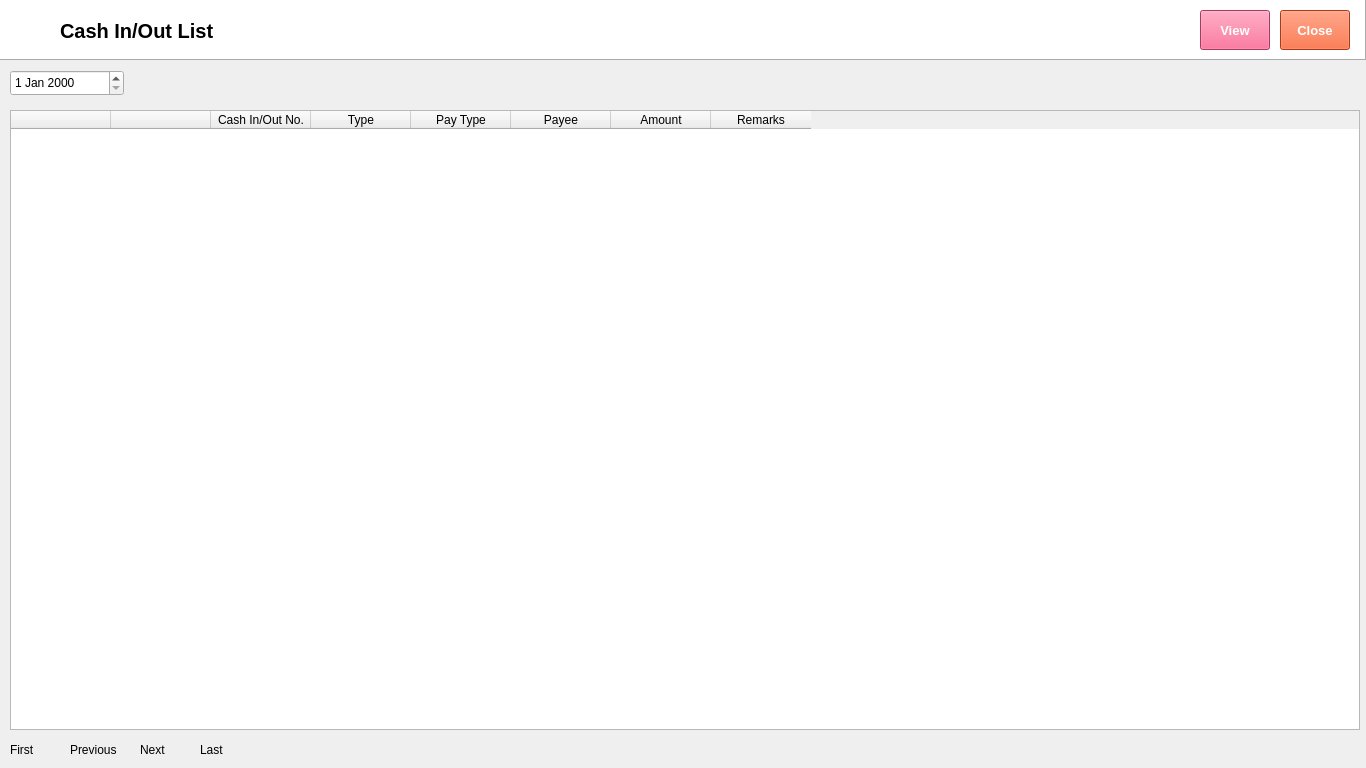
<?xml version="1.0" encoding="UTF-8"?>
<ui version="4.0">
 <class>Form</class>
 <widget class="QWidget" name="Form">
  <property name="geometry">
   <rect>
    <x>0</x>
    <y>0</y>
    <width>1366</width>
    <height>768</height>
   </rect>
  </property>
  <property name="font">
   <font>
    <family>Segoe UI</family>
    <pointsize>9</pointsize>
   </font>
  </property>
  <property name="windowTitle">
   <string>Form</string>
  </property>
  <widget class="QFrame" name="frame">
   <property name="geometry">
    <rect>
     <x>0</x>
     <y>0</y>
     <width>1366</width>
     <height>60</height>
    </rect>
   </property>
   <property name="autoFillBackground">
    <bool>false</bool>
   </property>
   <property name="styleSheet">
    <string notr="true">background-color: rgb(255, 255, 255);</string>
   </property>
   <property name="frameShape">
    <enum>QFrame::Panel</enum>
   </property>
   <property name="frameShadow">
    <enum>QFrame::Raised</enum>
   </property>
   <widget class="QLabel" name="label">
    <property name="geometry">
     <rect>
      <x>10</x>
      <y>10</y>
      <width>38</width>
      <height>32</height>
     </rect>
    </property>
    <property name="text">
     <string/>
    </property>
    <property name="pixmap">
     <pixmap>../../python-pos/img/Disbursement.png</pixmap>
    </property>
    <property name="scaledContents">
     <bool>true</bool>
    </property>
   </widget>
   <widget class="QLabel" name="label_2">
    <property name="geometry">
     <rect>
      <x>60</x>
      <y>10</y>
      <width>161</width>
      <height>41</height>
     </rect>
    </property>
    <property name="font">
     <font>
      <family>Segoe UI</family>
      <pointsize>15</pointsize>
      <weight>75</weight>
      <bold>true</bold>
     </font>
    </property>
    <property name="text">
     <string>Cash In/Out List</string>
    </property>
    <property name="textFormat">
     <enum>Qt::PlainText</enum>
    </property>
   </widget>
   <widget class="QPushButton" name="pushButton">
    <property name="geometry">
     <rect>
      <x>1200</x>
      <y>10</y>
      <width>70</width>
      <height>40</height>
     </rect>
    </property>
    <property name="font">
     <font>
      <family>Segoe UI</family>
      <pointsize>10</pointsize>
      <weight>75</weight>
      <bold>true</bold>
     </font>
    </property>
    <property name="autoFillBackground">
     <bool>false</bool>
    </property>
    <property name="styleSheet">
     <string notr="true">background-color: rgb(240, 80, 128);
color: rgb(255, 255, 255);</string>
    </property>
    <property name="text">
     <string>View</string>
    </property>
   </widget>
   <widget class="QPushButton" name="pushButton_2">
    <property name="geometry">
     <rect>
      <x>1280</x>
      <y>10</y>
      <width>70</width>
      <height>40</height>
     </rect>
    </property>
    <property name="font">
     <font>
      <family>Segoe UI</family>
      <pointsize>10</pointsize>
      <weight>75</weight>
      <bold>true</bold>
     </font>
    </property>
    <property name="styleSheet">
     <string notr="true">background-color: rgb(243, 79, 28);
color: rgb(255, 255, 255);</string>
    </property>
    <property name="text">
     <string>Close</string>
    </property>
    <property name="flat">
     <bool>false</bool>
    </property>
   </widget>
  </widget>
  <widget class="QDateEdit" name="dateEdit">
   <property name="geometry">
    <rect>
     <x>10</x>
     <y>70</y>
     <width>114</width>
     <height>26</height>
    </rect>
   </property>
  </widget>
  <widget class="QTableWidget" name="tableWidget">
   <property name="geometry">
    <rect>
     <x>10</x>
     <y>110</y>
     <width>1350</width>
     <height>620</height>
    </rect>
   </property>
   <column>
    <property name="text">
     <string/>
    </property>
   </column>
   <column>
    <property name="text">
     <string/>
    </property>
   </column>
   <column>
    <property name="text">
     <string>Cash In/Out No.</string>
    </property>
   </column>
   <column>
    <property name="text">
     <string>Type</string>
    </property>
   </column>
   <column>
    <property name="text">
     <string>Pay Type</string>
    </property>
   </column>
   <column>
    <property name="text">
     <string>Payee</string>
    </property>
   </column>
   <column>
    <property name="text">
     <string>Amount</string>
    </property>
   </column>
   <column>
    <property name="text">
     <string>Remarks</string>
    </property>
   </column>
  </widget>
  <widget class="QLabel" name="label_3">
   <property name="geometry">
    <rect>
     <x>10</x>
     <y>740</y>
     <width>47</width>
     <height>20</height>
    </rect>
   </property>
   <property name="font">
    <font>
     <family>Segoe UI</family>
     <pointsize>9</pointsize>
    </font>
   </property>
   <property name="text">
    <string>First</string>
   </property>
  </widget>
  <widget class="QLabel" name="label_4">
   <property name="geometry">
    <rect>
     <x>70</x>
     <y>740</y>
     <width>47</width>
     <height>20</height>
    </rect>
   </property>
   <property name="font">
    <font>
     <family>Segoe UI</family>
     <pointsize>9</pointsize>
    </font>
   </property>
   <property name="text">
    <string>Previous</string>
   </property>
  </widget>
  <widget class="QLabel" name="label_5">
   <property name="geometry">
    <rect>
     <x>140</x>
     <y>740</y>
     <width>47</width>
     <height>20</height>
    </rect>
   </property>
   <property name="font">
    <font>
     <family>Segoe UI</family>
     <pointsize>9</pointsize>
    </font>
   </property>
   <property name="text">
    <string>Next</string>
   </property>
  </widget>
  <widget class="QLabel" name="label_6">
   <property name="geometry">
    <rect>
     <x>200</x>
     <y>740</y>
     <width>47</width>
     <height>20</height>
    </rect>
   </property>
   <property name="font">
    <font>
     <family>Segoe UI</family>
     <pointsize>9</pointsize>
    </font>
   </property>
   <property name="text">
    <string>Last</string>
   </property>
  </widget>
 </widget>
 <resources/>
 <connections/>
</ui>
